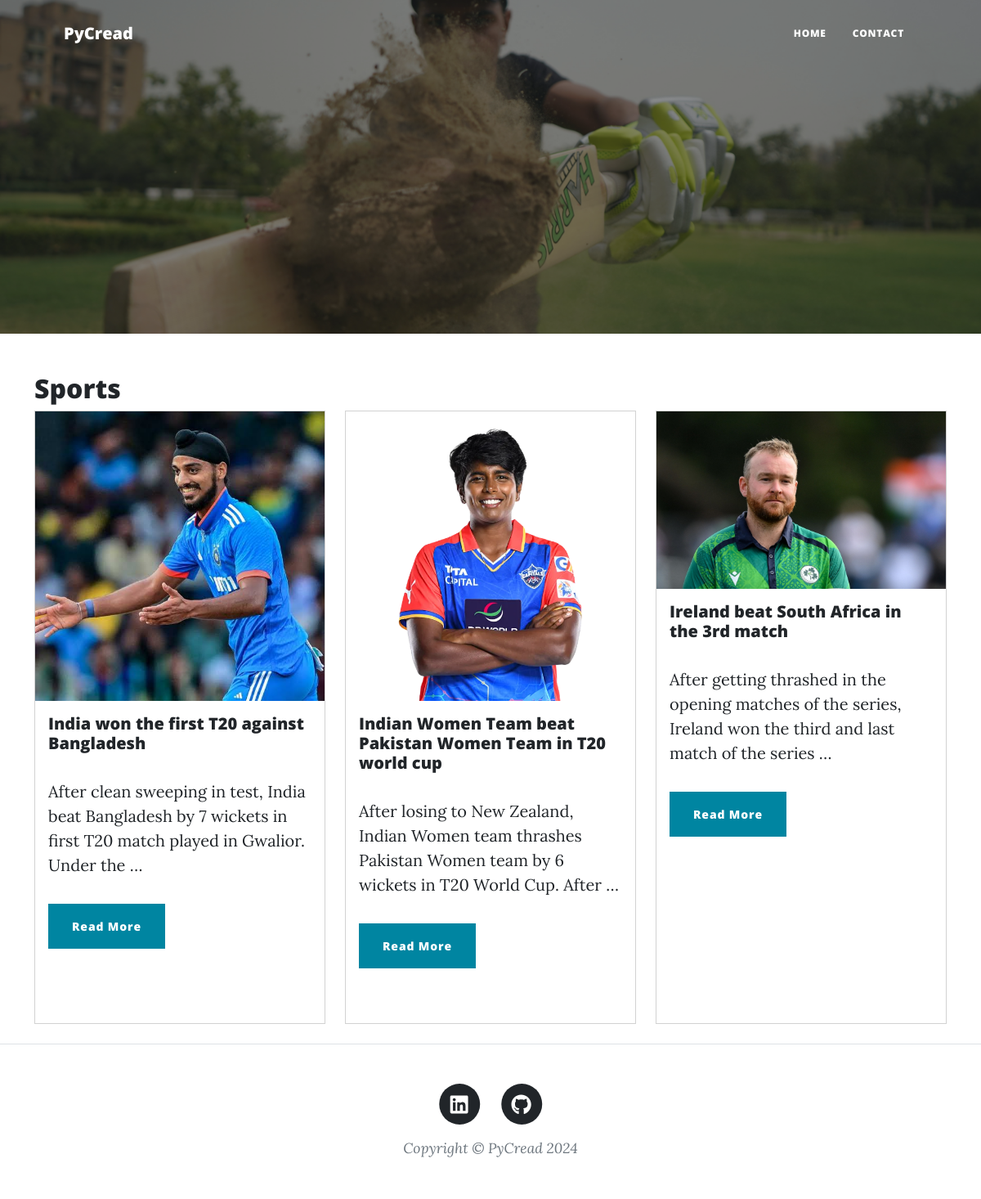
Page /pycread/category/Sports/ on the committed database.
### blog/models.py (models this page shows, shortened)
class Category(models.Model):
	name = models.CharField(max_length=100)
	category_img = models.ImageField(upload_to='category_photo', null=True, blank=True)
	class Meta:
		verbose_name = 'Category'
		verbose_name_plural = 'Categories'

class Post(models.Model):
	title = models.CharField(max_length=255)
	content = RichTextField()
	category = models.ForeignKey(Category,null=True, on_delete=models.PROTECT)
	created_at = models.DateTimeField(auto_now_add=True)
	updated_at = models.DateTimeField(auto_now = True)
	author = models.ForeignKey(User, on_delete=models.CASCADE)
	post_image = models.ImageField(upload_to='post_image', null=True, blank=True)
	featured_image = models.ImageField(upload_to='featured_photo', null=True, blank=True)
	tags = TaggableManager()
	class Meta:
		verbose_name = 'Post'
		verbose_name_plural = 'Posts'

### blog/views.py (the view)
# urls.py: path('category/<str:foo>/', views.category, name='category'),
def category(request,foo):
	foo = foo.replace('-',' ')
	try:
		category = Category.objects.get(name=foo)
		posts = Post.objects.filter(category=category)
		context = {
		'posts' : posts,
		'category' : category
		}
		return render(request,'blog/category.html', context)
	except:
		messages.warning(request,"The Category does not exist")
		return redirect('home')

### blog/templates/blog/category.html (shortened to what this page needs)
{% extends 'blog/base_category.html' %}
{% block content %}
    <div class="container">
        <h2>{{ category.name }}</h2>
        <div class="row">
            {% for post in posts %}
                <div class="col-md-4">
                    <div class="card mb-4" style="height:750px">
                        <img src="{{ post.post_image.url }}" class="card-img-top" alt="{{ post.title }}">
                        <div class="card-body">
                            <h5 class="card-title">{{ post.title }}</h5>
                            <p class="card-text">{{ post.content|safe|truncatewords:20 }}</p>
                            <a href="{% url 'post_detail' post.id %}" class="btn btn-primary">Read More</a>
                        </div>
                    </div>
                </div>
            {% empty %}
                <p>No posts available in this category.</p>
            {% endfor %}
        </div>
    </div>
{% endblock %}

### blog/templates/blog/base_category.html (shortened to what this page needs)
{% load static %}
<!DOCTYPE html>
<html lang="en">
    <head>
        <link href="{% static 'css/styles.css' %}" rel="stylesheet" />
    </head>
    <body>
        {% include 'blog/partials/_navigations.html' %}
        {% include 'blog/partials/_categoryheader.html' with category=category %}
        {% block content %}
        {% endblock content %}
        {% include 'blog/partials/_footer.html' %}
    </body>
</html>

### blog/templates/blog/partials/_navigations.html (shortened to what this page needs)
        <nav class="navbar navbar-expand-lg navbar-dark" id="mainNav">
            <div class="container px-4 px-lg-5">
                <a class="navbar-brand" href="{% url 'home' %}">PyCread</a>
                <div class="collapse navbar-collapse" id="navbarResponsive">
                    <ul class="navbar-nav ms-auto py-4 py-lg-0">
                        <li class="nav-item"><a class="nav-link px-lg-3 py-3 py-lg-4" href="{% url 'home' %}">Home</a></li>
                        <li class="nav-item"><a class="nav-link px-lg-3 py-3 py-lg-4" href="{% url 'contact' %}">Contact</a></li>
                    </ul>
                </div>
            </div>
        </nav>

### blog/templates/blog/partials/_categoryheader.html (shortened to what this page needs)
        <header class="masthead" style="background-image: url('{{ category.category_img.url }}')">
            <div class="container position-relative px-4 px-lg-5">
                <div class="row gx-4 gx-lg-5 justify-content-center">
                    <div class="col-md-10 col-lg-8 col-xl-7">
                    </div>
                </div>
            </div>
        </header>

### blog/templates/blog/partials/_footer.html
        <footer class="border-top">
            <div class="container px-4 px-lg-5">
                <div class="row gx-4 gx-lg-5 justify-content-center">
                    <div class="col-md-10 col-lg-8 col-xl-7">
                        <ul class="list-inline text-center">
                            <li class="list-inline-item">
                                <a href="https://www.linkedin.com/in/mohammad-shahbaz-alam/">
                                    <span class="fa-stack fa-lg">
                                        <i class="fas fa-circle fa-stack-2x"></i>
                                        <i class="fab fa-linkedin fa-stack-1x fa-inverse"></i>
                                    </span>
                                </a>
                            </li>
                            <li class="list-inline-item">
                                <a href="https://github.com/shahbaz-pycread">
                                    <span class="fa-stack fa-lg">
                                        <i class="fas fa-circle fa-stack-2x"></i>
                                        <i class="fab fa-github fa-stack-1x fa-inverse"></i>
                                    </span>
                                </a>
                            </li>
                        </ul>
                        <div class="small text-center text-muted fst-italic">Copyright &copy; PyCread 2024</div>
                    </div>
                </div>
            </div>
        </footer>

### rows in the picture
Category: category_img (picture), name "Sports"
Post: post_image (picture), title "India won the first T20 against Bangladesh", content "After clean sweeping in test, India beat Bangladesh by 7 wickets in first T20 match played in Gwalior. Under the …"
Post: post_image (picture), title "Indian Women Team beat Pakistan Women Team in T20 world cup", content "After losing to New Zealand, Indian Women team thrashes Pakistan Women team by 6 wickets in T20 World Cup. After …"
Post: post_image (picture), title "Ireland beat South Africa in the 3rd match", content "After getting thrashed in the opening matches of the series, Ireland won the third and last match of the series …"
